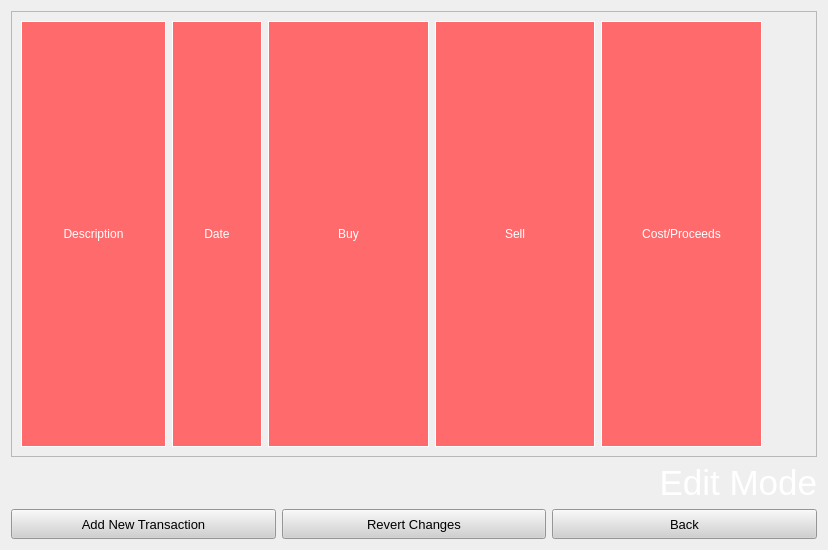
<?xml version="1.0" encoding="UTF-8"?>
<ui version="4.0">
 <class>EditScreen</class>
 <widget class="QWidget" name="EditScreen">
  <property name="geometry">
   <rect>
    <x>0</x>
    <y>0</y>
    <width>828</width>
    <height>550</height>
   </rect>
  </property>
  <property name="windowTitle">
   <string>Form</string>
  </property>
  <layout class="QVBoxLayout" name="verticalLayout_3">
   <item>
    <layout class="QVBoxLayout" name="verticalLayout">
     <item>
      <widget class="QScrollArea" name="scrollArea">
       <property name="widgetResizable">
        <bool>true</bool>
       </property>
       <widget class="QWidget" name="scrollAreaWidgetContents">
        <property name="geometry">
         <rect>
          <x>0</x>
          <y>0</y>
          <width>806</width>
          <height>442</height>
         </rect>
        </property>
        <layout class="QVBoxLayout" name="verticalLayout_2">
         <item>
          <widget class="QWidget" name="widget" native="true">
           <property name="styleSheet">
            <string notr="true"/>
           </property>
           <layout class="QHBoxLayout" name="horizontalLayout_2">
            <property name="spacing">
             <number>0</number>
            </property>
            <property name="leftMargin">
             <number>0</number>
            </property>
            <property name="topMargin">
             <number>0</number>
            </property>
            <property name="rightMargin">
             <number>0</number>
            </property>
            <property name="bottomMargin">
             <number>0</number>
            </property>
            <item>
             <layout class="QHBoxLayout" name="horizontalLayout">
              <property name="spacing">
               <number>6</number>
              </property>
              <property name="leftMargin">
               <number>0</number>
              </property>
              <property name="topMargin">
               <number>0</number>
              </property>
              <property name="rightMargin">
               <number>0</number>
              </property>
              <property name="bottomMargin">
               <number>0</number>
              </property>
              <item>
               <widget class="QLabel" name="Desc">
                <property name="sizePolicy">
                 <sizepolicy hsizetype="Fixed" vsizetype="Preferred">
                  <horstretch>0</horstretch>
                  <verstretch>0</verstretch>
                 </sizepolicy>
                </property>
                <property name="minimumSize">
                 <size>
                  <width>145</width>
                  <height>0</height>
                 </size>
                </property>
                <property name="maximumSize">
                 <size>
                  <width>145</width>
                  <height>16777215</height>
                 </size>
                </property>
                <property name="styleSheet">
                 <string notr="true">background-color: rgb(255, 107, 109);
color: rgb(255, 255, 255);
border: 1px solid white;</string>
                </property>
                <property name="text">
                 <string>Description</string>
                </property>
                <property name="alignment">
                 <set>Qt::AlignCenter</set>
                </property>
               </widget>
              </item>
              <item>
               <widget class="QLabel" name="Date">
                <property name="sizePolicy">
                 <sizepolicy hsizetype="Fixed" vsizetype="Preferred">
                  <horstretch>0</horstretch>
                  <verstretch>0</verstretch>
                 </sizepolicy>
                </property>
                <property name="minimumSize">
                 <size>
                  <width>90</width>
                  <height>0</height>
                 </size>
                </property>
                <property name="styleSheet">
                 <string notr="true">background-color: rgb(255, 107, 109);
color: rgb(255, 255, 255);
border: 1px solid white;</string>
                </property>
                <property name="text">
                 <string>Date</string>
                </property>
                <property name="alignment">
                 <set>Qt::AlignCenter</set>
                </property>
               </widget>
              </item>
              <item>
               <widget class="QLabel" name="Buy">
                <property name="sizePolicy">
                 <sizepolicy hsizetype="Expanding" vsizetype="Preferred">
                  <horstretch>0</horstretch>
                  <verstretch>0</verstretch>
                 </sizepolicy>
                </property>
                <property name="minimumSize">
                 <size>
                  <width>65</width>
                  <height>0</height>
                 </size>
                </property>
                <property name="styleSheet">
                 <string notr="true">background-color: rgb(255, 107, 109);
color: rgb(255, 255, 255);
border: 1px solid white;</string>
                </property>
                <property name="text">
                 <string>Buy</string>
                </property>
                <property name="alignment">
                 <set>Qt::AlignCenter</set>
                </property>
               </widget>
              </item>
              <item>
               <widget class="QLabel" name="Sell">
                <property name="sizePolicy">
                 <sizepolicy hsizetype="Expanding" vsizetype="Preferred">
                  <horstretch>0</horstretch>
                  <verstretch>0</verstretch>
                 </sizepolicy>
                </property>
                <property name="minimumSize">
                 <size>
                  <width>65</width>
                  <height>0</height>
                 </size>
                </property>
                <property name="styleSheet">
                 <string notr="true">background-color: rgb(255, 107, 109);
color: rgb(255, 255, 255);
border: 1px solid white;</string>
                </property>
                <property name="text">
                 <string>Sell</string>
                </property>
                <property name="alignment">
                 <set>Qt::AlignCenter</set>
                </property>
               </widget>
              </item>
              <item>
               <widget class="QLabel" name="CostProceeds">
                <property name="sizePolicy">
                 <sizepolicy hsizetype="Expanding" vsizetype="Preferred">
                  <horstretch>0</horstretch>
                  <verstretch>0</verstretch>
                 </sizepolicy>
                </property>
                <property name="minimumSize">
                 <size>
                  <width>65</width>
                  <height>0</height>
                 </size>
                </property>
                <property name="styleSheet">
                 <string notr="true">background-color: rgb(255, 107, 109);
color: rgb(255, 255, 255);
border: 1px solid white;</string>
                </property>
                <property name="text">
                 <string>Cost/Proceeds</string>
                </property>
                <property name="alignment">
                 <set>Qt::AlignCenter</set>
                </property>
               </widget>
              </item>
              <item>
               <spacer name="horizontalSpacer">
                <property name="orientation">
                 <enum>Qt::Horizontal</enum>
                </property>
                <property name="sizeType">
                 <enum>QSizePolicy::Fixed</enum>
                </property>
                <property name="sizeHint" stdset="0">
                 <size>
                  <width>45</width>
                  <height>20</height>
                 </size>
                </property>
               </spacer>
              </item>
             </layout>
            </item>
           </layout>
          </widget>
         </item>
         <item>
          <layout class="QVBoxLayout" name="transactions">
           <property name="spacing">
            <number>6</number>
           </property>
          </layout>
         </item>
        </layout>
       </widget>
      </widget>
     </item>
     <item>
      <widget class="QLabel" name="label">
       <property name="font">
        <font>
         <pointsize>26</pointsize>
        </font>
       </property>
       <property name="styleSheet">
        <string notr="true">color: rgb(255, 255, 255);</string>
       </property>
       <property name="text">
        <string>Edit Mode</string>
       </property>
       <property name="alignment">
        <set>Qt::AlignRight|Qt::AlignTrailing|Qt::AlignVCenter</set>
       </property>
      </widget>
     </item>
     <item>
      <layout class="QHBoxLayout" name="horizontalLayout_5">
       <item>
        <widget class="QPushButton" name="addTransaction">
         <property name="minimumSize">
          <size>
           <width>0</width>
           <height>30</height>
          </size>
         </property>
         <property name="font">
          <font>
           <family>Microsoft Sans Serif</family>
           <pointsize>10</pointsize>
          </font>
         </property>
         <property name="styleSheet">
          <string notr="true">background-color: rgb(208, 208, 208);
</string>
         </property>
         <property name="text">
          <string>Add New Transaction</string>
         </property>
        </widget>
       </item>
       <item>
        <widget class="QPushButton" name="revert">
         <property name="minimumSize">
          <size>
           <width>0</width>
           <height>30</height>
          </size>
         </property>
         <property name="font">
          <font>
           <family>Microsoft Sans Serif</family>
           <pointsize>10</pointsize>
          </font>
         </property>
         <property name="styleSheet">
          <string notr="true">background-color: rgb(208, 208, 208);
</string>
         </property>
         <property name="text">
          <string>Revert Changes</string>
         </property>
        </widget>
       </item>
       <item>
        <widget class="QPushButton" name="back">
         <property name="minimumSize">
          <size>
           <width>0</width>
           <height>30</height>
          </size>
         </property>
         <property name="font">
          <font>
           <family>Microsoft Sans Serif</family>
           <pointsize>10</pointsize>
          </font>
         </property>
         <property name="styleSheet">
          <string notr="true">background-color: rgb(208, 208, 208);
</string>
         </property>
         <property name="text">
          <string>Back</string>
         </property>
        </widget>
       </item>
      </layout>
     </item>
    </layout>
   </item>
  </layout>
 </widget>
 <resources/>
 <connections/>
</ui>
